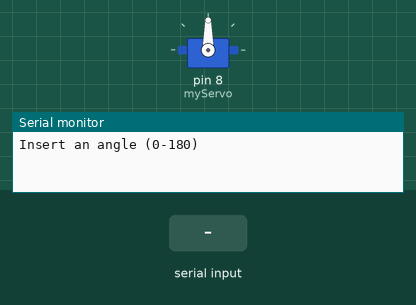
Recording of a sketch running on a simulated Arduino Uno, built with avr-gcc and run on an emulated ATmega328P. Shown: servo, the last lines printed to the serial monitor. Inputs (shaded band) come from the test bench.

Above: at 1.2 s.
1.3 s: "30,150\n" received over Serial
At 2.4 s:
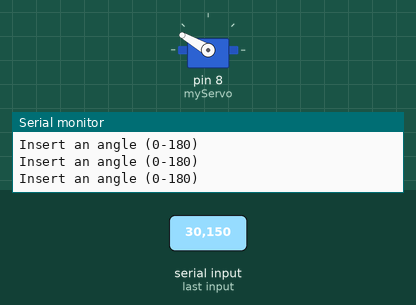
At 4.1 s:
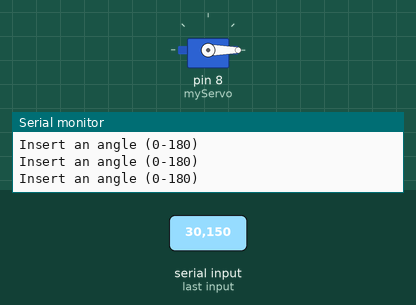
4.3 s: "90,45\n" received over Serial
At 5.9 s:
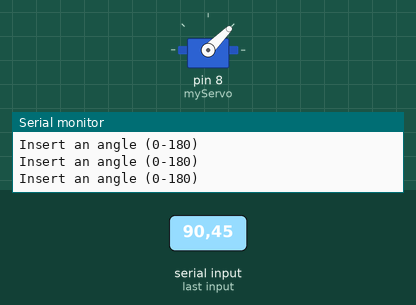
Timing chart, 0 to 7.8 s (numbered marks = the images above; inputs shaded):
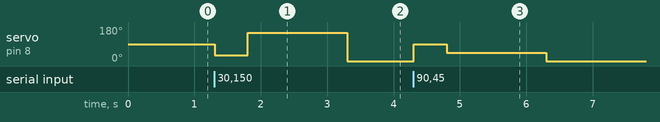

Measured:
- after the input at 1.3 s, servo on pin 8 (myServo): 90° → 30° at once, → 150° 0.50 s later, → 0° 1.5 s later
- after the input at 4.3 s, servo on pin 8 (myServo): 0° → 90° at once, → 45° 0.50 s later, → 0° 1.5 s later

The sketch:

ReadangleandturnServo.ino
```cpp
// (licence header left out)
#include <Servo.h>
Servo myServo;
int userAnswer;

void setup() {
  myServo.attach(8);
  Serial.begin(9600);
  Serial.println("Insert an angle (0-180)");
}

void loop() {
  while(Serial.available() > 0){
    userAnswer = Serial.parseInt();
    if(userAnswer >= 0 && userAnswer <= 180){
      myServo.write(userAnswer);
    }
    delay(500);
  	Serial.println("Insert an angle (0-180)");
  }
}
```
